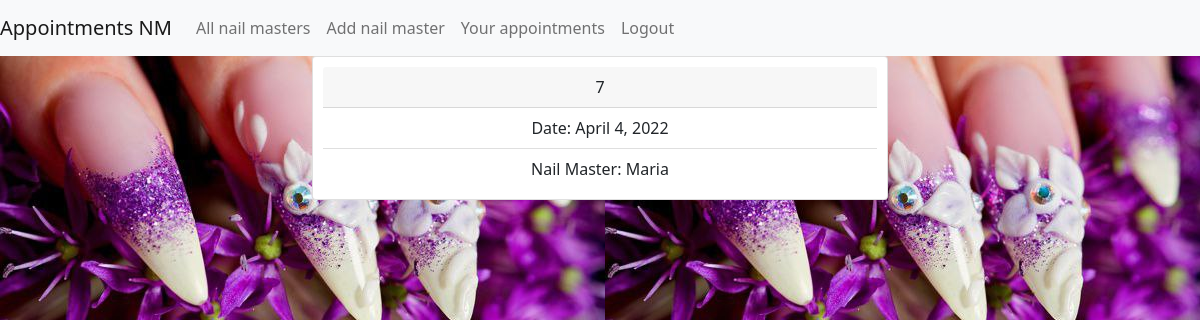
The page /app/user_appointments/ (signed in) on the database its author committed.
### entry/models.py (models this page shows)
class Appointments(models.Model):
    user = models.ForeignKey(User, on_delete=models.CASCADE)
    nail_master = models.ForeignKey(NailMaster, on_delete=models.CASCADE)
    date = models.DateField()

class NailMaster(models.Model):
    name = models.CharField(max_length=255)
    price_per_hour = models.DecimalField(max_digits=10, decimal_places=2)
    category = models.CharField(max_length=255)
    def __str__(self):
        return self.name

### entry/views.py (the view)
# urls.py: path('user_appointments/', views.user_appointments, name='user_appointments'),
@login_required
def user_appointments(request):
    appointments = Appointments.objects.filter(user=request.user)
    return render(request, 'user_appointments.html', {'appointments': appointments})

### templates/user_appointments.html
{% extends 'base.html'%}
{%block content%}
{% for appointment in appointments %}
    <div class="list card">
      <div class="card-header">
        {{appointment.id}}
      </div>
      <ul class="list-group list-group-flush">
        <li class="list-group-item">Date: {{appointment.date}}</li>
        <li class="list-group-item">Nail Master: {{appointment.nail_master}}</li>
      </ul>
    </div>
{% endfor %}
{% endblock %}

### static/styles.css (style rules this page uses)
body { background-attachment: fixed; background-image: url('img/NM.jpg'); }
.list { margin: 0 auto; width: 60%; text-align: center; padding: 10px; margin-bottom: 20px; }

### rows shown on the page
Appointments: id "7", date "April 4, 2022", nail_master "Maria"
